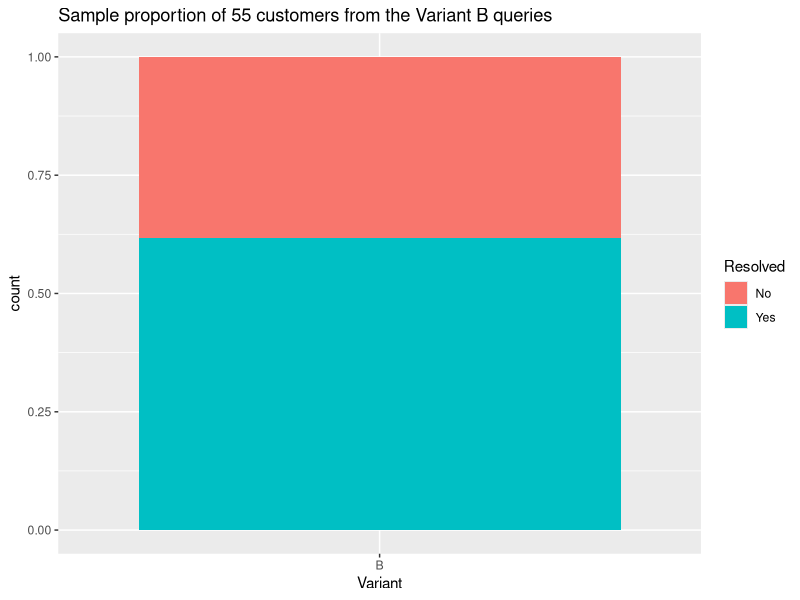
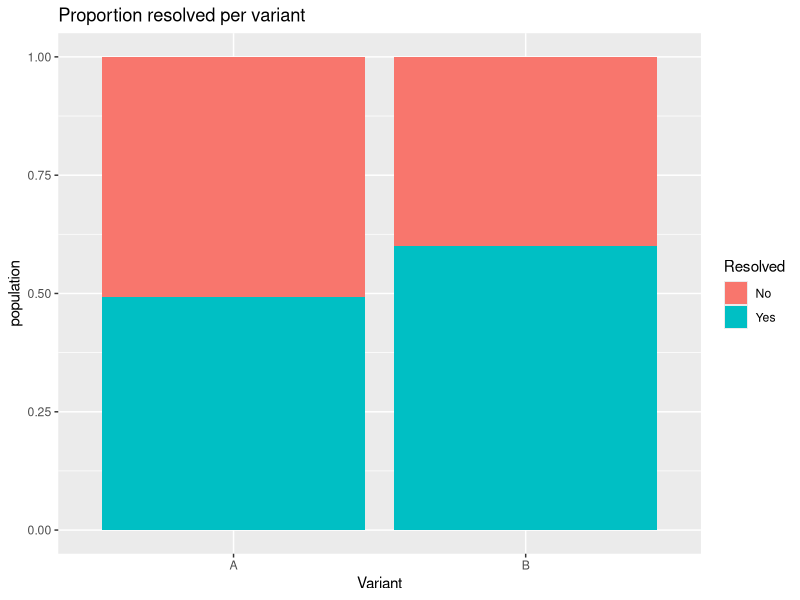
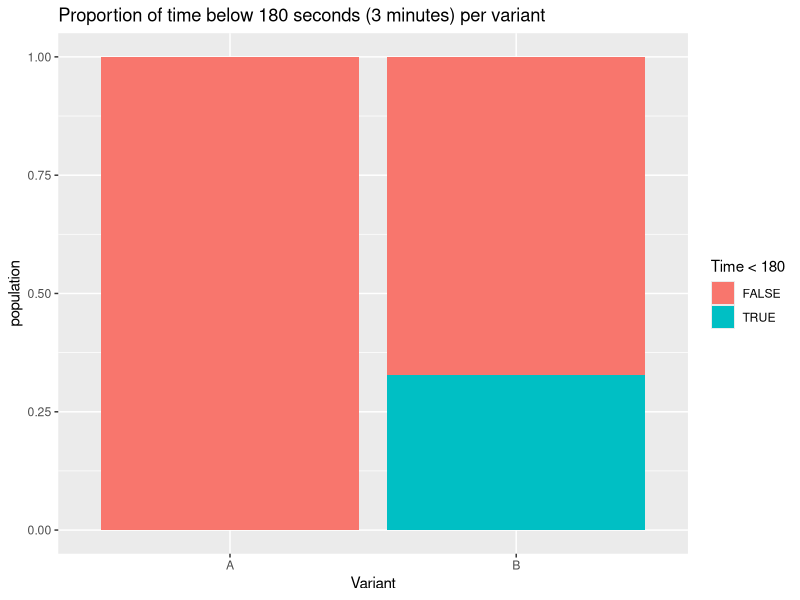
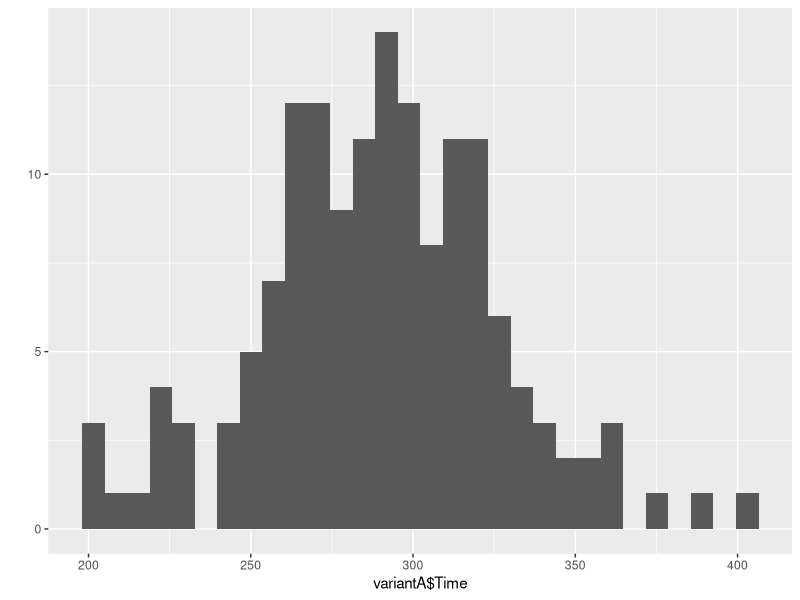
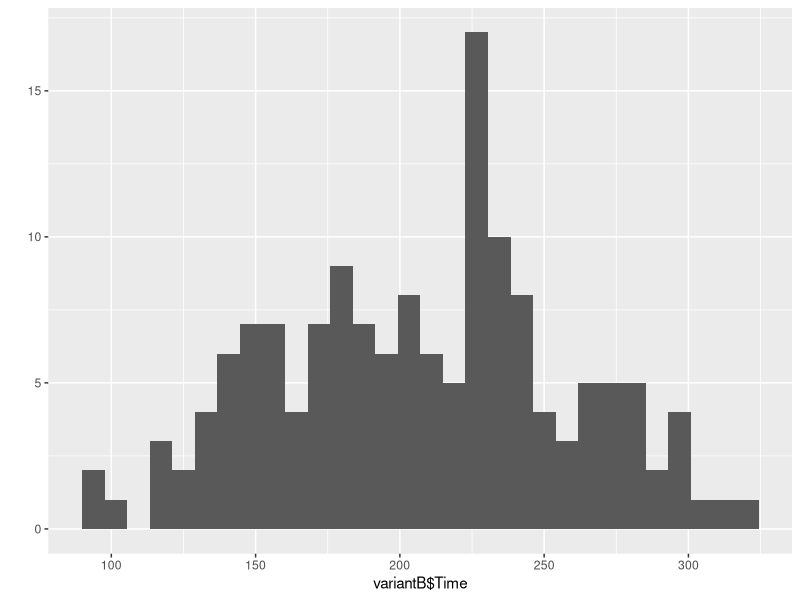

R code for these plots, in order:
## ---- chunk 1
library("tidyverse")
## ---- chunk 2
data <- data.frame(read.csv("./ab_test.csv", header = TRUE, sep = ","))

set.seed(626) # set the seed for a repeatable results

threshold <- floor(55 * 0.7)

calculateProbability <- function(events, allPossibleOutcomes) {
  return (round(events / allPossibleOutcomes, 3))
}

eventsAboveThresholdExperiment <- function(sample, noOfDays) {
  days <- list()

  for (x in 1:noOfDays) { # for no of days, gather samples of size 55 where resolution status is "Yes"
    day <- slice_sample(sample, n = 55)
    day <- day %>% select(Resolved) %>% filter(Resolved == "Yes")
    day <- count(day)$n
    days <- append(days, day)
  }
  
  # count and return the number of events which meet our condition
  daysMetCondition <- which(days >= threshold)
  noOfEvents <- length(daysMetCondition)
  return (noOfEvents)
}

calcIntervalEstimate <- function(variant, variantCnt) {
  sigma <- sqrt(sum((variant$Time - 180)**2) / variantCnt)
  
  stdErrMean <- sigma / (sqrt(variantCnt))
  
  marginOfErr <- qnorm(.95) * stdErrMean
  
  intervalEst <- mean(variant$Time)
  intervalEst <- intervalEst + c(-marginOfErr, marginOfErr)
  return (intervalEst)
}
## ---- chunk 3
variantB <- data %>%
  select(Variant, Time, Resolved) %>%
  filter(Variant == 'B')

visitsBelow3minVarB <- variantB %>%
  select(Time) %>%
  filter(Time < 180)

variantBCnt <- count(variantB)$n
visitsBelow3minVarBCnt <- count(visitsBelow3minVarB)$n

varBProbabilityVisitBelow3min <- calculateProbability(visitsBelow3minVarBCnt ,variantBCnt)

sprintf("Probability of a visit time below 3 minutes on the new variant (Variant B) = %s / %s = %s", visitsBelow3minVarBCnt, variantBCnt, varBProbabilityVisitBelow3min)
## ---- chunk 4
oneDaySample <- sample_n(variantB, 55) %>%
  summarise(count= n(), Time, Resolved, Variant)

ggplot(data = oneDaySample, aes(x = Variant, y = count, fill = Resolved)) +
  geom_bar(position = "fill", stat = "identity") +
  ggtitle("Sample proportion of 55 customers from the Variant B queries")
## ---- chunk 5
noOfDays <- 91 # for a calendar quater of days
eventsAboveThresholdVarB <- eventsAboveThresholdExperiment(variantB, noOfDays)

probabilityResolvedAboveThresholdVarB <- calculateProbability(eventsAboveThresholdVarB, noOfDays)

sprintf("probability that at least 70 percent of queries on the new site will be resolved in a day where it is assumed that 55 customers visit the site = %s", probabilityResolvedAboveThresholdVarB)
## ---- chunk 6
variantA <- data %>%
  select(Variant, Time, Resolved) %>%
  filter(Variant == 'A')

visitsBelow3minVarA <- variantA %>%
  select(Time) %>%
  filter(Time < 180)

variantACnt <- count(variantA)$n
visitsBelow3minVarACnt <- count(visitsBelow3minVarA)$n

varAProbabilityVisitBelow3min <- calculateProbability(visitsBelow3minVarACnt, variantACnt)

sprintf("Probability of a visit time below 3 minutes on the old variant (Variant A) = %s / %s = %s", visitsBelow3minVarACnt, variantACnt, varAProbabilityVisitBelow3min)

eventsAboveThresholdVarA <- eventsAboveThresholdExperiment(variantA, noOfDays)

probabilityResolvedAboveThresholdVarA <- calculateProbability(eventsAboveThresholdVarA, noOfDays)

sprintf("probability that at least 70 percent of queries on the old site will be resolved in a day where it is assumed that 55 customers visit the site = %s", probabilityResolvedAboveThresholdVarA)
## ---- chunk 7
variants <- unique(sort(data$Variant))
probabilityvisitDurationLessThan3Minutes <- c(varAProbabilityVisitBelow3min, varBProbabilityVisitBelow3min)
probabilityResolvedAbove70percent <- c(probabilityResolvedAboveThresholdVarA, probabilityResolvedAboveThresholdVarB)

comparedProbabilities <- data.frame(variants, probabilityvisitDurationLessThan3Minutes, probabilityResolvedAbove70percent)
comparedProbabilities %>%
  select(variants, probabilityvisitDurationLessThan3Minutes, probabilityResolvedAbove70percent) %>%
  summarise(Variant = variants,
            "Probability of visit less than 3 minutes" = probabilityvisitDurationLessThan3Minutes,
            "Probability of resolved queries above 70% on a random day with 55 visits" = probabilityResolvedAbove70percent)
## ---- chunk 8
population = count(data)$n

ggplot(data, aes(fill=Resolved, y=population, x=Variant)) +
  geom_bar(position = "fill", stat = "identity") +
  ggtitle("Proportion resolved per variant")
ggplot(data, aes(fill=Time<180, y=population, x=Variant)) +
  geom_bar(position = "fill", stat = "identity") +
  ggtitle("Proportion of time below 180 seconds (3 minutes) per variant")
## ---- chunk 9
sprintf("Variant A minimum time: %s, average time: %s, maximum time: %s", min(variantA$Time),  mean(variantA$Time),max(variantA$Time))
## ---- chunk 10
qplot(variantA$Time, geom="histogram")
## ---- chunk 11
sprintf("Variant B minimum time: %s, average time: %s, maximum time: %s", min(variantB$Time),  mean(variantB$Time),max(variantB$Time))
## ---- chunk 12
qplot(variantB$Time, geom="histogram")
## ---- chunk 13
t.test(variantB$Time, mu = 180)
## ---- chunk 14
t.test(variantA$Time, mu= 180)
## ---- chunk 15
calcIntervalEstimate(variantB, variantBCnt)

## ---- chunk 16
calcIntervalEstimate(variantA, variantACnt)
